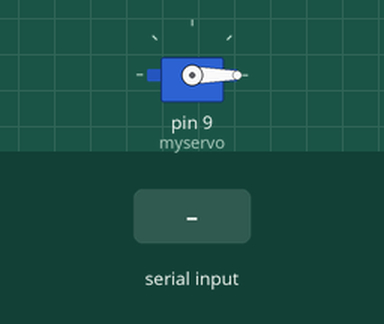
Recording of a sketch running on a simulated Arduino Uno, built with avr-gcc and run on an emulated ATmega328P. On the bench: servo. The test bench sets the inputs (shaded band).

Above: at 4.2 s.
4.3 s: "90,45\n" received over Serial
At 5.79 s:
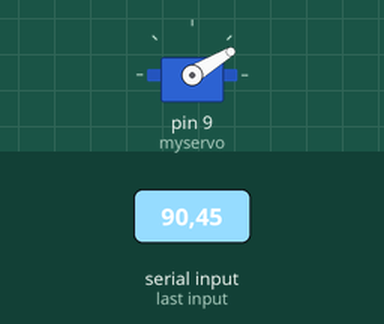
At 7.9 s:
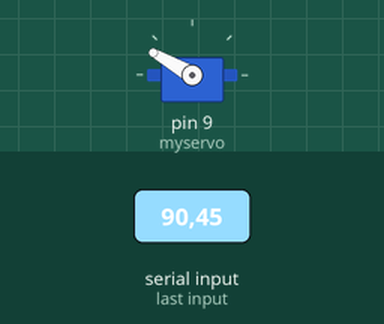
9.0 s: "30,150\n" received over Serial
At 9.8 s:
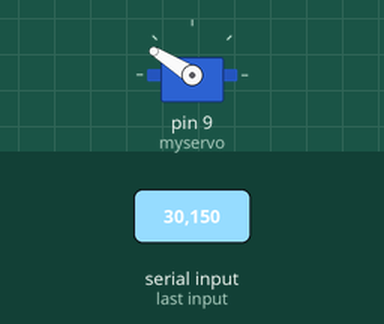
Timing chart, 0 to 12.0 s (numbered marks = the images above; inputs shaded):
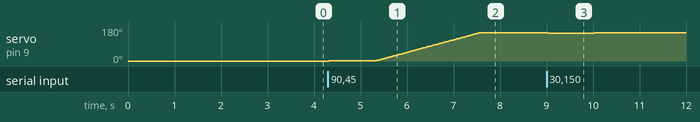

Measured:
- after the input at 4.3 s, servo on pin 9 (myservo): moves from 0° to 150° over 3.2 s, starting at once
- after the input at 9.0 s, servo on pin 9 (myservo): 150° → 148° at once, → 150° 1.0 s later

The sketch:

TrumpWig.ino
```cpp
/*
 TrumpWig

 Using arduino sweep example:
 http://www.arduino.cc/en/Tutorial/Sweep

*/

#include <Servo.h>

const int STATE_SWEEP = 0;
const int STATE_DATA = 1;

Servo myservo;  // create servo object to control a servo
// twelve servo objects can be created on most boards

int _LOW = 0;
int _HIGH = 150;

int SPEED = 15;
int inVal = 0;

int targetPos = 0;
int curPos = 0;

int _state = STATE_DATA;

void setup() {

  Serial.begin(9600);

  myservo.attach(9);  // attaches the servo on pin 9 to the servo object
  myservo.write(curPos);
  delay(3000);
}

void loop() {

  //If we are reading data
  if (_state == STATE_DATA)
  {

    if (Serial.available()>0)
    {
      targetPos = map(Serial.parseInt(), 255, 0, _LOW, _HIGH);
    }

    if (targetPos > curPos) {
      curPos++;
    } else if (targetPos < curPos) {
      curPos--;
    }

    myservo.write(curPos);              // tell servo to go to position in variable 'pos'
    delay(SPEED);                       // waits 15ms for the servo to reach the position

  //IF WE ARE JUST SWEEPING THE SERVO
  } else {

    for (int pos = _LOW; pos <= _HIGH; pos += 1) { // goes from 0 degrees to 180 degrees
      // in steps of 1 degree
      myservo.write(pos);              // tell servo to go to position in variable 'pos'
      delay(SPEED);                       // waits 15ms for the servo to reach the position
    }
    for (int pos = _HIGH; pos >= _LOW; pos -= 1) { // goes from 180 degrees to 0 degrees
      myservo.write(pos);              // tell servo to go to position in variable 'pos'
      delay(SPEED);                       // waits 15ms for the servo to reach the position
    }

    delay(3000);
  }

}
```
